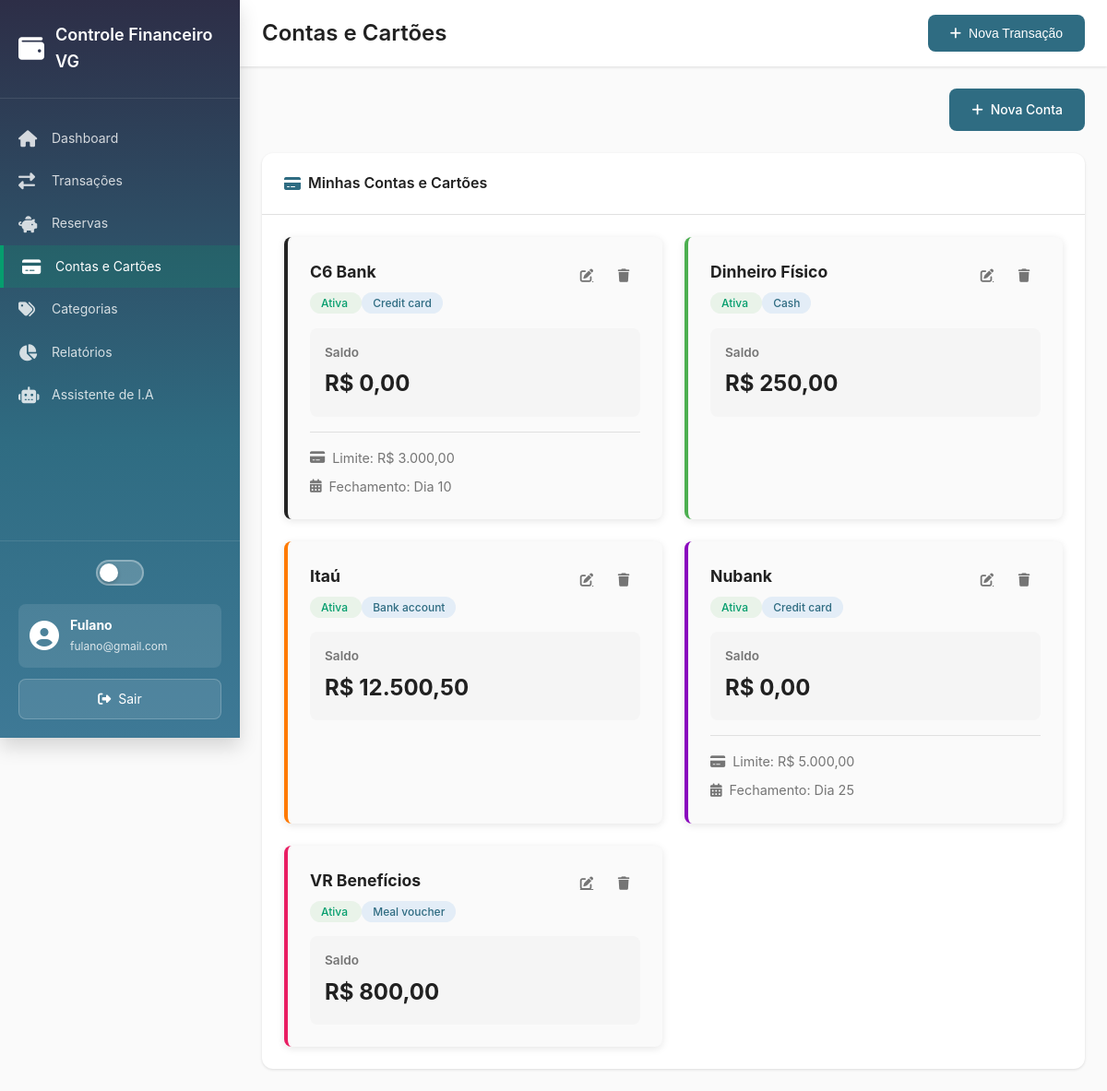
Page /accounts (signed in) on the committed database.
### tables this page shows
CREATE TABLE accounts (
    id INT AUTO_INCREMENT PRIMARY KEY,
    user_id INT NOT NULL,
    name VARCHAR(100) NOT NULL,
    type ENUM('credit_card', 'debit_card', 'bank_account', 'cash', 'meal_voucher', 'food_voucher') NOT NULL,
    balance DECIMAL(10, 2) DEFAULT 0.00,
    credit_limit DECIMAL(10, 2) DEFAULT NULL,
    closing_day INT DEFAULT NULL,
    due_day INT DEFAULT NULL,
    color VARCHAR(7) DEFAULT '#00897B',
    is_active BOOLEAN DEFAULT TRUE,
    created_at TIMESTAMP DEFAULT CURRENT_TIMESTAMP,
    updated_at TIMESTAMP DEFAULT CURRENT_TIMESTAMP ON UPDATE CURRENT_TIMESTAMP,
    FOREIGN KEY (user_id) REFERENCES users(id) ON DELETE CASCADE,
    INDEX idx_user_id (user_id),
    INDEX idx_type (type)
);

### app/core/Controller.php (called while the page is built, shortened)
<?php
class Controller {
    public function __construct() {
        $this->db = (new Database())->connect();
    }
    public function view($view, $data = []) {
        extract($data);
        require_once BASE_PATH . '/app/views/' . $view . '.php';
    }
    public function getUserId() {
        return $_SESSION['user_id'] ?? null;
    }
}

### app/controllers/Accounts.php (called while the page is built, shortened)
<?php
class Accounts extends Controller {
    public function __construct() {
        $this->accountModel = new Account($this->db);
    }
    public function index() {
        $userId = $this->getUserId();
        $accounts = $this->accountModel->findAll(['user_id' => $userId], 'name ASC');
        $this->view('accounts/index', ['accounts' => $accounts]);
    }
}

### app/core/App.php (called while the page is built, shortened)
<?php
class App {
    protected $method = 'index';
    public function __construct() {
        $url = $this->parseUrl();
        if (isset($url[0]) && file_exists(BASE_PATH . '/app/controllers/' . ucfirst($url[0]) . '.php')) {
            unset($url[0]);
        }
        $this->controller = new $this->controller;
        $this->params = $url ? array_values($url) : [];
        call_user_func_array([$this->controller, $this->method], $this->params);
    }
    public function parseUrl() {
        if (isset($_GET['url'])) {
            return explode('/', filter_var(rtrim($_GET['url'], '/'), FILTER_SANITIZE_URL));
        }
        return [];
    }
}

### public/index.php (called while the page is built, shortened)
<?php
require_once BASE_PATH . '/config/config.php';
require_once BASE_PATH . '/app/core/Database.php';
require_once BASE_PATH . '/app/core/Model.php';
require_once BASE_PATH . '/app/core/Controller.php';
require_once BASE_PATH . '/app/core/App.php';
$app = new App();

### config/config.php (called while the page is built, shortened)
<?php
spl_autoload_register(function($className) {
    $paths = [
        APP_ROOT . '/app/controllers/' . $className . '.php',
        APP_ROOT . '/app/models/' . $className . '.php',
        APP_ROOT . '/app/core/' . $className . '.php',
    ];
    foreach ($paths as $path) {
        if (file_exists($path)) {
            return;
        }
    }
});

### app/core/Database.php (called while the page is built, shortened)
<?php
class Database {
    private $host = DB_HOST;
    private $db_name = DB_NAME;
    private $username = DB_USER;
    private $password = DB_PASS;
    private $charset = DB_CHARSET;
    private $conn = null;
    public function connect() {
        if ($this->conn === null) {
            try {
                $dsn = "mysql:host={$this->host};dbname={$this->db_name};charset={$this->charset}";
                $options = [
                    PDO::ATTR_ERRMODE => PDO::ERRMODE_EXCEPTION,
                    PDO::ATTR_DEFAULT_FETCH_MODE => PDO::FETCH_ASSOC,
                    PDO::ATTR_EMULATE_PREPARES => false,
                ];
                $this->conn = new PDO($dsn, $this->username, $this->password, $options);
            } catch(PDOException $e) {
                die('Erro de conexão: ' . $e->getMessage());
            }
        }
        return $this->conn;
    }
}

### app/core/Model.php (called while the page is built, shortened)
<?php
class Model {
    protected $db;
    protected $table;
    public function __construct($db) {
        $this->db = $db;
    }
    public function findAll($conditions = [], $orderBy = 'id DESC', $limit = null) {
        $sql = "SELECT * FROM {$this->table}";
        if (!empty($conditions)) {
            $where = [];
            foreach ($conditions as $key => $value) {
                $where[] = "{$key} = :{$key}";
            }
            $sql .= " WHERE " . implode(' AND ', $where);
        }
        $sql .= " ORDER BY {$orderBy}";
        $stmt = $this->db->prepare($sql);
        if (!empty($conditions)) {
            foreach ($conditions as $key => $value) {
                $stmt->bindValue(":{$key}", $value);
            }
        }
        $stmt->execute();
        return $stmt->fetchAll();
    }
}

### app/views/accounts/index.php (the view, shortened to what this page needs)
<div class="page-header">
    <a href="<?= BASE_URL ?>accounts/new" class="btn btn-primary">
        <i class="fas fa-plus"></i>
        Nova Conta
    </a>
</div>
<div class="dashboard-card">
    <div class="card-header">
        <h3><i class="fas fa-credit-card"></i> Minhas Contas e Cartões</h3>
    </div>
    <div class="card-body">
        <?php if (!empty($accounts)): ?>
            <div class="accounts-grid">
                <?php foreach ($accounts as $account): ?>
                    <div class="account-card" style="border-left: 4px solid <?= $account['color'] ?>">
                        <div class="account-header">
                            <div>
                                <h3><?= htmlspecialchars($account['name']) ?></h3>
                                <span class="badge <?= $account['is_active'] ? 'badge-success' : 'badge-danger' ?>">
                                    <?= $account['is_active'] ? 'Ativa' : 'Inativa' ?>
                                </span>
                                <span class="badge" style="background: rgba(25, 118, 210, 0.1); color: var(--primary);">
                                    <?= ucfirst(str_replace('_', ' ', $account['type'])) ?>
                                </span>
                            </div>
                            <div class="account-actions">
                                <a href="<?= BASE_URL ?>accounts/edit/<?= $account['id'] ?>" class="btn-icon" title="Editar">
                                    <i class="fas fa-edit"></i>
                                </a>
                                <button onclick="deleteAccount(<?= $account['id'] ?>)" class="btn-icon btn-danger" title="Excluir">
                                    <i class="fas fa-trash"></i>
                                </button>
                            </div>
                        </div>
                        <div class="account-balance">
                            <small>Saldo</small>
                            <div class="amount">R$ <?= number_format($account['balance'], 2, ',', '.') ?></div>
                        </div>
                        <?php if ($account['credit_limit'] || $account['closing_day']): ?>
                        <div class="account-details">
                            <?php if ($account['credit_limit']): ?>
                            <div class="detail-item">
                                <i class="fas fa-credit-card"></i>
                                <span>Limite: R$ <?= number_format($account['credit_limit'], 2, ',', '.') ?></span>
                            </div>
                            <?php endif; ?>
                            <?php if ($account['closing_day']): ?>
                            <div class="detail-item">
                                <i class="fas fa-calendar-alt"></i>
                                <span>Fechamento: Dia <?= $account['closing_day'] ?></span>
                            </div>
                            <?php endif; ?>
                        </div>
                        <?php endif; ?>
                    </div>
                <?php endforeach; ?>
            </div>
        <?php endif; ?>
    </div>
</div>
<?php
require_once __DIR__ . '/../layouts/main.php';
?>

### public/assets/css/style.css (style rules this page uses)
* { margin: 0; padding: 0; box-sizing: border-box; }
:root { --primary-dark: #2D2E47; --primary: #2F6C82; --primary-light: #3E7996; --primary-lighter: #69b3cc; --primary-lightest: #d8eef5; --success: #069E6E; --success-light: #4dc494; --info: #00BAB4; --info-light: #66d4d0; --danger: #f44336; --danger-light: #ef5350; --warning: #ff9800; --warning-light: #ffb74d; --gray-50: #fafafa; --gray-100: #f5f5f5; --gray-200: #eeeeee; --gray-300: #e0e0e0; --gray-400: #bdbdbd; --gray-500: #9e9e9e; --gray-600: #757575; --gray-700: #616161; --gray-800: #424242; --gray-900: #212121; --text-primary: #212121; --text-secondary: #757575; --text-disabled: #bdbdbd; --bg-primary: #ffffff; --bg-secondary: #fafafa; --bg-tertiary: #f5f5f5; --card-bg: #ffffff; --shadow-sm: 0 1px 3px rgba(0, 0, 0, 0.12); --shadow-md: 0 4px 6px rgba(0, 0, 0, 0.1); --shadow-lg: 0 10px 20px rgba(0, 0, 0, 0.15); --border-radius: 8px; --border-radius-lg: 12px; --border-color: #e0e0e0; --sidebar-width: 260px; --sidebar-bg: linear-gradient(180deg, #2D2E47 0%, #2F6C82 60%, #3E7996 100%); }
* { transition: background-color 0.3s ease, color 0.3s ease, border-color 0.3s ease; }
body { font-family: -apple-system, BlinkMacSystemFont, 'Segoe UI', 'Roboto', 'Oxygen', 'Ubuntu', 'Cantarell', sans-serif; font-size: 14px; line-height: 1.6; color: var(--text-primary); background-color: var(--bg-secondary); }
.btn { display: inline-flex; align-items: center; justify-content: center; gap: 8px; padding: 12px 24px; border: none; border-radius: var(--border-radius); font-size: 14px; font-weight: 500; cursor: pointer; transition: all 0.3s; text-decoration: none; }
.btn-primary { background-color: var(--primary); color: white; }
.btn-danger { background-color: var(--danger); color: white; }
body { display: flex; }
.dashboard-card { background: white; border-radius: var(--border-radius-lg); box-shadow: var(--shadow-sm); overflow: hidden; }
.card-header { padding: 20px 24px; border-bottom: 1px solid var(--border-color); display: flex; align-items: center; justify-content: space-between; }
.card-header h3 { font-size: 16px; font-weight: 600; color: var(--text-primary); display: flex; align-items: center; gap: 8px; }
.card-header i { color: var(--primary); }
.card-body { padding: 24px; }
.card-body > div { position: relative; }
.accounts-grid { display: grid; grid-template-columns: repeat(auto-fill, minmax(200px, 1fr)); gap: 16px; }
.account-card { background-color: var(--bg-tertiary); padding: 16px; border-radius: var(--border-radius); transition: all 0.3s; }
.account-balance { font-size: 18px; font-weight: 600; color: var(--primary); margin-top: 12px; }
.btn-icon { display: inline-flex; align-items: center; justify-content: center; width: 36px; height: 36px; border: none; border-radius: 8px; cursor: pointer; transition: all 0.2s; font-size: 0.9rem; background: transparent; }

### app/views/accounts/index.php (style rules this page uses)
.page-header { margin-bottom: 24px; display: flex; justify-content: flex-end; }
.accounts-grid { display: grid; grid-template-columns: repeat(auto-fill, minmax(300px, 1fr)); gap: 1.5rem; }
.account-card { background: var(--bg-secondary); border-radius: 8px; padding: 1.5rem; box-shadow: 0 2px 8px rgba(0, 0, 0, 0.1); transition: transform 0.2s, box-shadow 0.2s; }
.account-header { display: flex; justify-content: space-between; align-items: flex-start; margin-bottom: 0.5rem; }
.account-header h3 { margin: 0 0 0.5rem 0; color: var(--text-primary); font-size: 1.1rem; }
.account-actions { display: flex; gap: 0.25rem; }
.account-balance { margin-top: 1rem; padding: 1rem; background: var(--bg-tertiary); border-radius: 8px; }
.account-balance small { color: var(--text-secondary); font-size: 0.85rem; display: block; margin-bottom: 0.25rem; }
.account-balance .amount { font-size: 1.5rem; font-weight: 700; color: var(--text-primary); }
.account-details { display: flex; flex-direction: column; gap: 0.5rem; margin-top: 1rem; padding-top: 1rem; border-top: 1px solid var(--border-color); }
.detail-item { display: flex; align-items: center; gap: 0.5rem; color: var(--text-secondary); font-size: 0.9rem; }
.badge { padding: 4px 12px; border-radius: 12px; font-size: 12px; font-weight: 500; }
.badge-success { background-color: rgba(76, 175, 80, 0.1); color: var(--success); }
.btn-icon { background: none; border: none; cursor: pointer; padding: 6px; color: var(--text-secondary); transition: color 0.3s; }

### rows in the picture
accounts: name "C6 Bank", is_active "Ativa", type "Credit card", balance "0,00", credit_limit "3.000,00", closing_day "10"
accounts: name "Dinheiro Físico", is_active "Ativa", type "Cash", balance "250,00"
accounts: name "Itaú", is_active "Ativa", type "Bank account", balance "12.500,50"
accounts: name "Nubank", is_active "Ativa", type "Credit card", balance "0,00", credit_limit "5.000,00", closing_day "25"
accounts: name "VR Benefícios", is_active "Ativa", type "Meal voucher", balance "800,00"

### other values in the picture
APP_NAME "Controle Financeiro VG"
$_SESSION['user_name'] "Fulano"
$_SESSION['user_email'] "fulano@gmail.com"
$pageTitle "Contas e Cartões"
